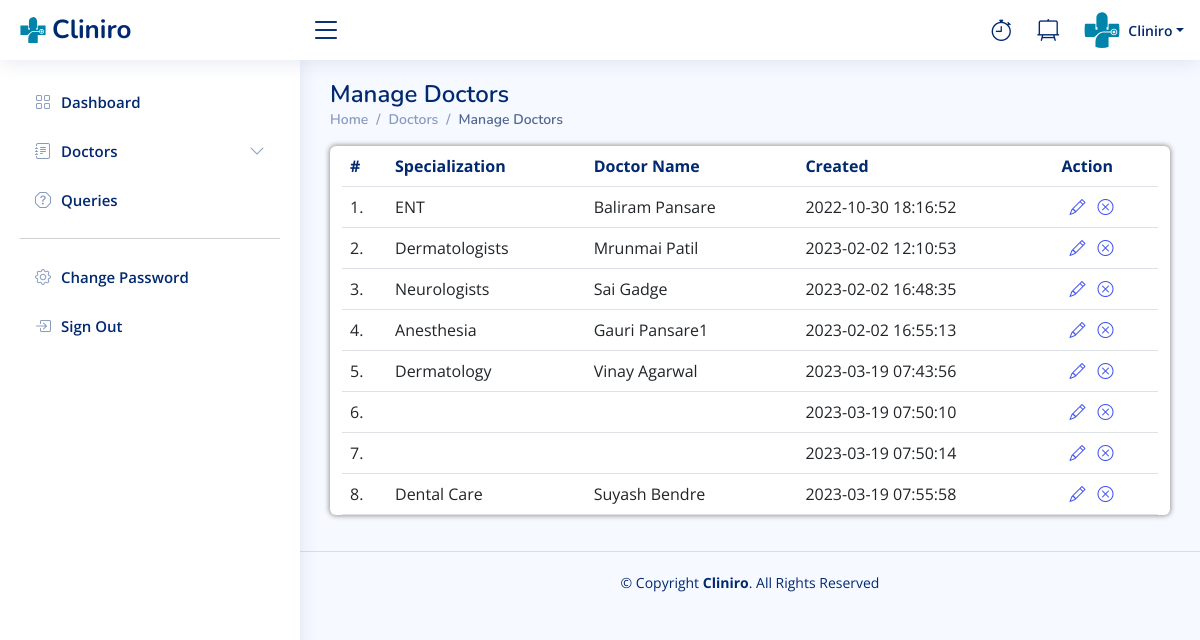
Screenshot of /admin/managedoctor.php (signed in) with the database file from the repository.
### tables this page shows
CREATE TABLE `doctors` (
  `id` int(11) NOT NULL,
  `specilization` varchar(255) DEFAULT NULL,
  `doctorName` varchar(255) DEFAULT NULL,
  `address` longtext DEFAULT NULL,
  `docFees` varchar(255) DEFAULT NULL,
  `contactno` bigint(11) DEFAULT NULL,
  `docEmail` varchar(255) DEFAULT NULL,
  `gender` text DEFAULT NULL,
  `age` varchar(20) DEFAULT NULL,
  `dob` varchar(50) DEFAULT NULL,
  `clinic_name` varchar(50) DEFAULT NULL,
  `clinic_contact` bigint(11) DEFAULT NULL,
  `clinic_timing` varchar(50) DEFAULT NULL,
  `closed` varchar(50) DEFAULT '-',
  `clinic_locality` varchar(50) DEFAULT NULL,
  `clinic_city` varchar(50) DEFAULT NULL,
  `password` varchar(255) DEFAULT NULL,
  `creationDate` timestamp NULL DEFAULT current_timestamp(),
  `updationDate` timestamp NULL DEFAULT NULL ON UPDATE current_timestamp()
);

### admin/managedoctor.php (the view, shortened to what this page needs)
<?php
include('include/config.php');
if(strlen($_SESSION['id']==0)) {
 header('location:logout.php');
  } else{
?>
<!DOCTYPE html>
<html lang="en">
<head>
  <link href="assets/vendor/bootstrap/css/bootstrap.min.css" rel="stylesheet">
  <link href="assets/vendor/bootstrap-icons/bootstrap-icons.css" rel="stylesheet">
  <link href="assets/vendor/boxicons/css/boxicons.min.css" rel="stylesheet">
  <link href="assets/vendor/quill/quill.snow.css" rel="stylesheet">
  <link href="assets/vendor/quill/quill.bubble.css" rel="stylesheet">
  <link href="assets/vendor/remixicon/remixicon.css" rel="stylesheet">
  <link href="assets/vendor/simple-datatables/style.css" rel="stylesheet">
  <link href="assets/css/style.css" rel="stylesheet">
    <link rel="stylesheet" type="text/css" href="http://ajax.aspnetcdn.com/ajax/jquery.dataTables/1.9.4/css/jquery.dataTables.css" />
</head>
<body>
  <header id="header" class="header fixed-top d-flex align-items-center">
    <div class="d-flex align-items-center justify-content-between">
      <a href="index.html" class="logo d-flex align-items-center">
        <img src="assets/img/logo.svg" alt="">
        <span class="d-none d-lg-block">Cliniro</span>
      </a>
      <i class="bi bi-list toggle-sidebar-btn"></i>
    </div>
    <nav class="header-nav ms-auto">
      <ul class="d-flex align-items-center">
        <li class="nav-item dropdown">
          <a class="nav-link nav-icon" href="#" data-bs-toggle="dropdown">
            <i class="bi bi-stopwatch"></i>
          </a>
        </li>
        <li class="nav-item dropdown">
          <a class="nav-link nav-icon" href="#" data-bs-toggle="dropdown">
            <i class="bi bi-easel2"></i>
          </a>
        </li>
        <li class="nav-item dropdown pe-3">
          <a class="nav-link nav-profile d-flex align-items-center pe-0" href="#" data-bs-toggle="dropdown">
            <img src="assets/img/logo copy.svg" alt="Profile" class="rounded-circle">
            <span class="d-none d-md-block dropdown-toggle ps-2">Cliniro</span>
          </a>
            </li>
          </ul>
    </nav>
  </header>
  <aside id="sidebar" class="sidebar">
    <ul class="sidebar-nav" id="sidebar-nav">
      <li class="nav-item">
        <a class="nav-link collapsed " href="dashboard.php">
          <i class="bi bi-grid"></i>
          <span>Dashboard</span>
        </a>
      </li>
      <li class="nav-item">
        <a class="nav-link collapsed" data-bs-target="#forms-nav" data-bs-toggle="collapse" href="#">
          <i class="bi bi-journal-text"></i><span>Doctors</span><i class="bi bi-chevron-down ms-auto"></i>
        </a>
      </li>
      <li class="nav-item">
        <a class="nav-link collapsed " href="#">
          <i class="bi bi-question-octagon"></i>
          <span>Queries</span>
        </a>
      </li>
      <hr>
      <li class="nav-item">
        <a class="nav-link collapsed" href="admin-change-password.php">
          <i class="bi bi-gear
          "></i>
          <span>Change Password</span>
        </a>
      </li>
      <li class="nav-item">
        <a class="nav-link collapsed" href="logout.php">
          <i class="bi bi-box-arrow-in-right"></i>
          <span>Sign Out</span>
        </a>
      </li>
    </ul>
  </aside>
  <main class="main" id="main">
  <div class="pagetitle">
      <h1>Manage Doctors</h1>
      <nav>
        <ol class="breadcrumb">
          <li class="breadcrumb-item"><a href="dashboard.php">Home</a></li>
          <li class="breadcrumb-item">Doctors</li>
          <li class="breadcrumb-item active ">Manage Doctors</li>
        </ol>
      </nav>
    </div>
                    <div class="col-xxl-12 mx-auto">
                    <div class="container-fluid box8 rounded" id="patients-patients-cont">
                        <table class="table datatable">
                            <thead>
                              <tr id="form-subhead">
                                <th scope="col">#</th>
                                <th scope="col">Specialization</th>
                                <th scope="col">Doctor Name</th>
                                <th scope="col">Created</th>
                                <th scope="col">Action</th>
                              </tr>
                            </thead>
                            <tbody>
                            <?php
                            $sql=mysqli_query($con,"select * from doctors");
                            $cnt=1;
                            while($row=mysqli_fetch_array($sql))
                            {
                            ?>
                                <tr>
                                    <td><?php echo $cnt;?>.</td>
                                    <td><?php echo $row['specilization'];?></td>
                                    <td><?php echo $row['doctorName'];?></td>
									<td><?php echo $row['creationDate'];?></td>
                                    <td>
                                        <a href="updatedoctor.php?id=<?php echo $row['id'];?>" class="p-2"><i class="bi bi-pencil"></i></a>
                                        <a href="managedoctor.php?id=<?php echo $row['id']?>&del=delete" onClick="return confirm('Are you sure you want to delete?')"><i class="bi bi-x-circle"></i></a>
                                    </td>
                                  </tr>
                                <?php
                                $cnt=$cnt+1;
							}?>
                            </tbody>
                          </table>
                      </div>
                     </div>
  </main>
  <footer id="footer" class="footer">
    <div class="copyright">
      &copy; Copyright <strong><span>Cliniro</span></strong>. All Rights Reserved
    </div>
  </footer>
</body>
</html>
<?php } ?>

### admin/assets/css/style.css (style rules this page uses)
:root { scroll-behavior: smooth; }
body { font-family: "Open Sans", sans-serif; background: #f6f9ff; color: #444444; }
a { color: #4154f1; text-decoration: none; }
h1, h2, h3, h4, h5, h6 { font-family: "Nunito", sans-serif; }
#main { margin-top: 60px; padding: 20px 30px; transition: all 0.3s; }
.pagetitle { margin-bottom: 10px; }
.pagetitle h1 { font-size: 24px; margin-bottom: 0; font-weight: 600; color: #012970; }
.breadcrumb { font-size: 14px; font-family: "Nunito", sans-serif; color: #899bbd; font-weight: 600; }
.breadcrumb a { color: #899bbd; transition: 0.3s; }
.breadcrumb .breadcrumb-item::before { color: #899bbd; }
.breadcrumb .active { color: #51678f; font-weight: 600; }
.logo { line-height: 1; }
@media (min-width: 1200px) { .logo { width: 280px; } }
.logo img { max-height: 26px; margin-right: 6px; }
.logo span { font-size: 26px; font-weight: 700; color: #012970; font-family: "Nunito", sans-serif; }
.header { transition: all 0.5s; z-index: 997; height: 60px; box-shadow: 0px 2px 20px rgba(1, 41, 112, 0.1); background-color: #fff; padding-left: 20px; }
.header .toggle-sidebar-btn { font-size: 32px; padding-left: 10px; cursor: pointer; color: #012970; }
.header-nav ul { list-style: none; }
.header-nav>ul { margin: 0; padding: 0; }
.header-nav .nav-icon { font-size: 22px; color: #012970; margin-right: 25px; position: relative; }
.header-nav .nav-profile { color: #012970; }
.header-nav .nav-profile img { max-height: 36px; }
.header-nav .nav-profile span { font-size: 14px; font-weight: 600; }
.sidebar { position: fixed; top: 60px; left: 0; bottom: 0; width: 300px; z-index: 996; transition: all 0.3s; padding: 20px; overflow-y: auto; scrollbar-width: thin; scrollbar-color: #aab7cf transparent; box-shadow: 0px 0px 20px rgba(1, 41, 112, 0.1); background-color: #fff; }
@media (min-width: 1200px) { #main, #footer { margin-left: 300px; } }
.sidebar-nav { padding: 0; margin: 0; list-style: none; }
.sidebar-nav li { padding: 0; margin: 0; list-style: none; }
.sidebar-nav .nav-item { margin-bottom: 5px; }
.sidebar-nav .nav-link { display: flex; align-items: center; font-size: 15px; font-weight: 600; color: #4154f1; transition: 0.3; background: #f6f9ff; padding: 10px 15px; border-radius: 4px; }
.sidebar-nav .nav-link i { font-size: 16px; margin-right: 10px; color: #4154f1; }
.sidebar-nav .nav-link.collapsed { color: #012970; background: #fff; }
.sidebar-nav .nav-link.collapsed i { color: #899bbd; }
.sidebar-nav .nav-link .bi-chevron-down { margin-right: 0; transition: transform 0.2s ease-in-out; }
.footer { padding: 20px 0; font-size: 14px; transition: all 0.3s; border-top: 1px solid #cddfff; }
.footer .copyright { text-align: center; color: #012970; }
.box8 { box-shadow: 0px 0px 5px 1px #999; }
#patients-patients-cont { background-color: white; }
#form-subhead { color: #012970; }

### rows the page displays
doctors: specilization "ENT", doctorName "Baliram Pansare", creationDate "2022-10-30 18:16:52"
doctors: specilization "Dermatologists", doctorName "Mrunmai Patil", creationDate "2023-02-02 12:10:53"
doctors: specilization "Neurologists", doctorName "Sai Gadge", creationDate "2023-02-02 16:48:35"
doctors: specilization "Anesthesia", doctorName "Gauri Pansare1", creationDate "2023-02-02 16:55:13"
doctors: specilization "Dermatology", doctorName "Vinay Agarwal", creationDate "2023-03-19 07:43:56"
doctors: creationDate "2023-03-19 07:50:10"
doctors: creationDate "2023-03-19 07:50:14"
doctors: specilization "Dental Care", doctorName "Suyash Bendre", creationDate "2023-03-19 07:55:58"
